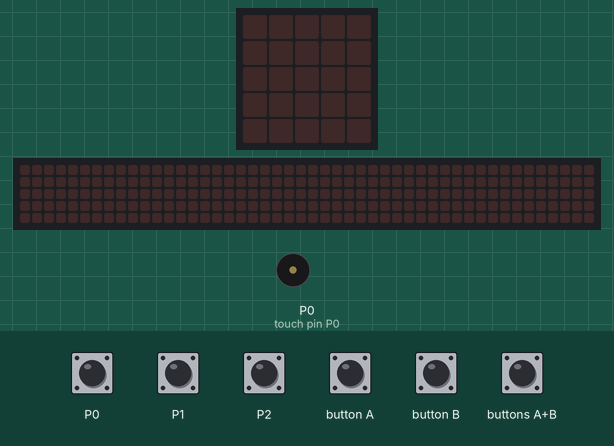
A program run on a simulated BBC micro:bit (MakeCode). On the bench: the board's 5×5 LED display, a strip that is not on the board, showing the scrolling text unrolled, buzzer (waves = sounding). Inputs (shaded band) come from the test bench. The 48×5 strip is a reading aid, not a part: it shows the text the display is scrolling, unrolled, one strip-width of it at a time.

Above: at 1.2 s.
1.3 s: button B pressed for 0.15 s
At 3.04 s:
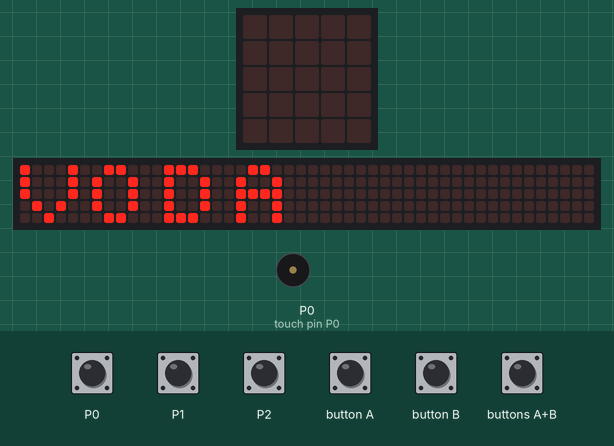
4.4 s: button A pressed for 0.15 s
At 4.99 s:
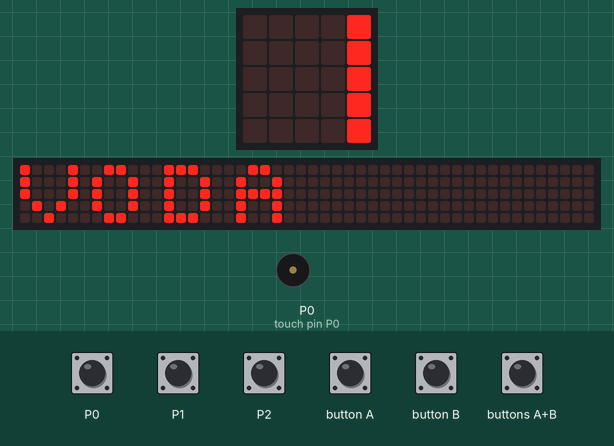
7.4 s: button B pressed for 0.15 s
At 7.9 s:
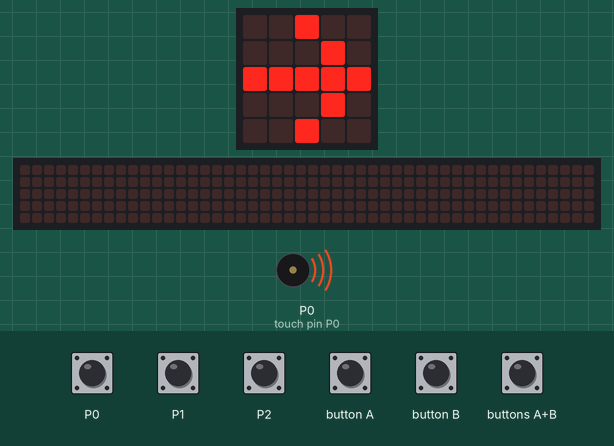
10.4 s: buttons A+B pressed for 0.15 s
At 14.0 s:
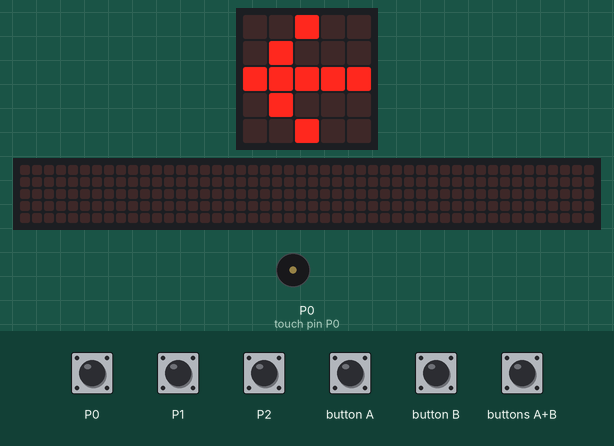
Timing chart, 0 to 15.5 s (numbered marks = the images above; inputs shaded):
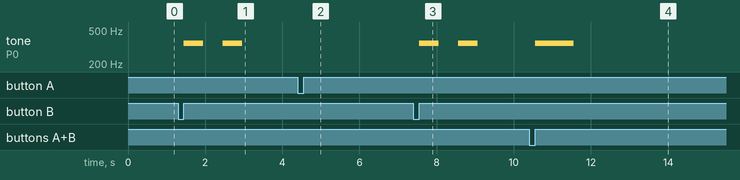

The program:

main.ts
```typescript
input.onPinPressed(TouchPin.P0, function () {
    basic.showArrow(ArrowNames.West)
    basic.clearScreen()
    basic.showString("ZAPLATTE 10 KC")
})
input.onButtonPressed(Button.A, function () {
    basic.clearScreen()
    basic.showArrow(ArrowNames.East)
    basic.clearScreen()
    basic.showString("VODA")
    basic.clearScreen()
    basic.showArrow(ArrowNames.East)
    basic.clearScreen()
    basic.showLeds(`
        . . # . .
        . . # . .
        # # # # #
        . . # . .
        . . # . .
        `)
    basic.clearScreen()
    basic.showArrow(ArrowNames.West)
    basic.clearScreen()
    basic.showString("LED")
})
input.onPinPressed(TouchPin.P2, function () {
    basic.showArrow(ArrowNames.West)
    basic.clearScreen()
    basic.showString("ZAPLATTE 10 KC")
})
input.onButtonPressed(Button.AB, function () {
    music.playTone(349, music.beat(BeatFraction.Double))
    basic.showString("VODA")
    basic.clearScreen()
    basic.showLeds(`
        . . # . .
        . . # . .
        # # # # #
        . . # . .
        . . # . .
        `)
    basic.clearScreen()
    basic.showString("LED")
})
input.onButtonPressed(Button.B, function () {
    music.playTone(349, music.beat(BeatFraction.Whole))
    music.rest(music.beat(BeatFraction.Whole))
    music.playTone(349, music.beat(BeatFraction.Whole))
    basic.clearScreen()
    basic.showString("VODA")
})
input.onPinPressed(TouchPin.P1, function () {
    basic.showIcon(IconNames.Happy)
    basic.clearScreen()
    basic.showString("ZAPLACENO")
})
```

test.ts
```typescript
// Tady jsou testy. Při použití tohoto balíčku jako rozšíření nebude zkompilováno.
```

Measured:
- after the input at 1.3 s, tone on P0 (touch pin P0): alternates 349 Hz for 0.50 s and silent for 0.51 s, 4 changes in all, then stays silent, starting after 0.15 s; the display: changes after 1.7 s (image 1)
- after the input at 7.4 s, tone on P0 (touch pin P0): alternates 349 Hz for 0.50 s and silent for 0.51 s, 4 changes in all, then stays silent, starting after 0.15 s
- after the input at 10.4 s, tone on P0 (touch pin P0): silent → 349 Hz after 0.15 s, → silent 1.0 s later
- what the display in image 4 shows lasts 0.6 s, from 13.6 s to 14.2 s
